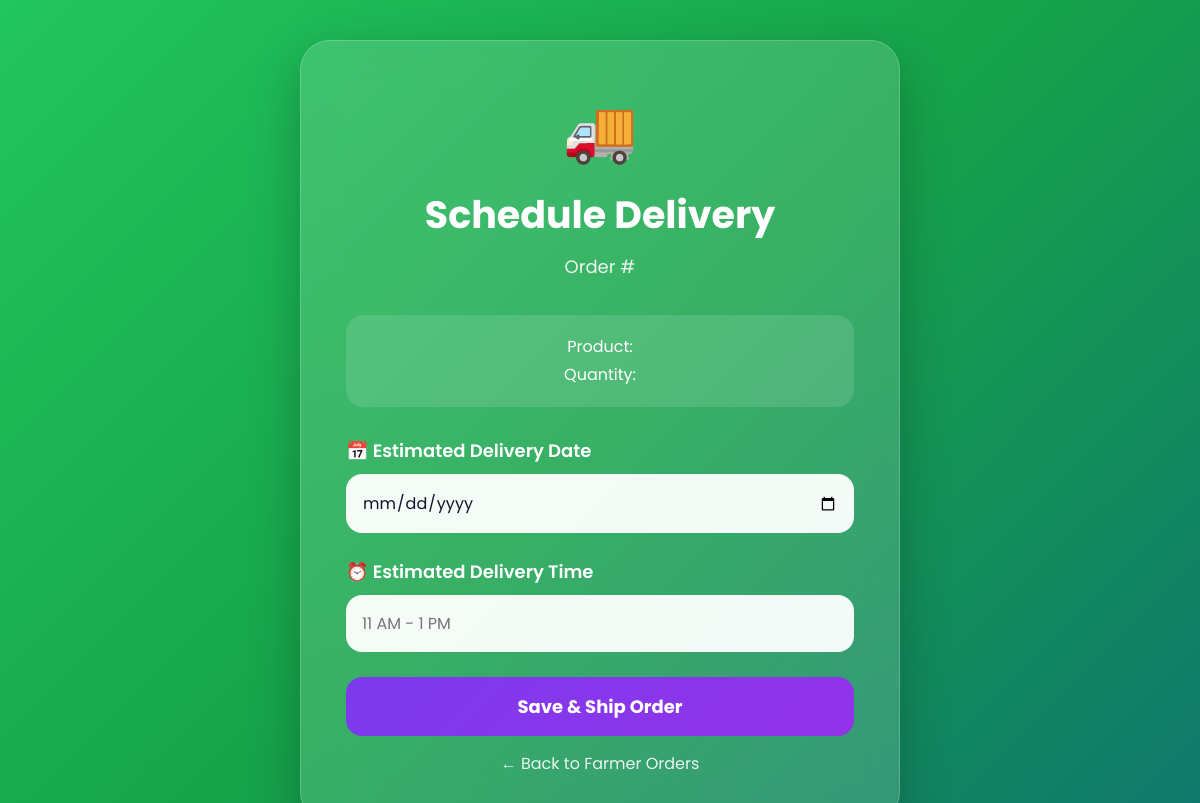
The page /ship-order/21 on the database as committed earlier.
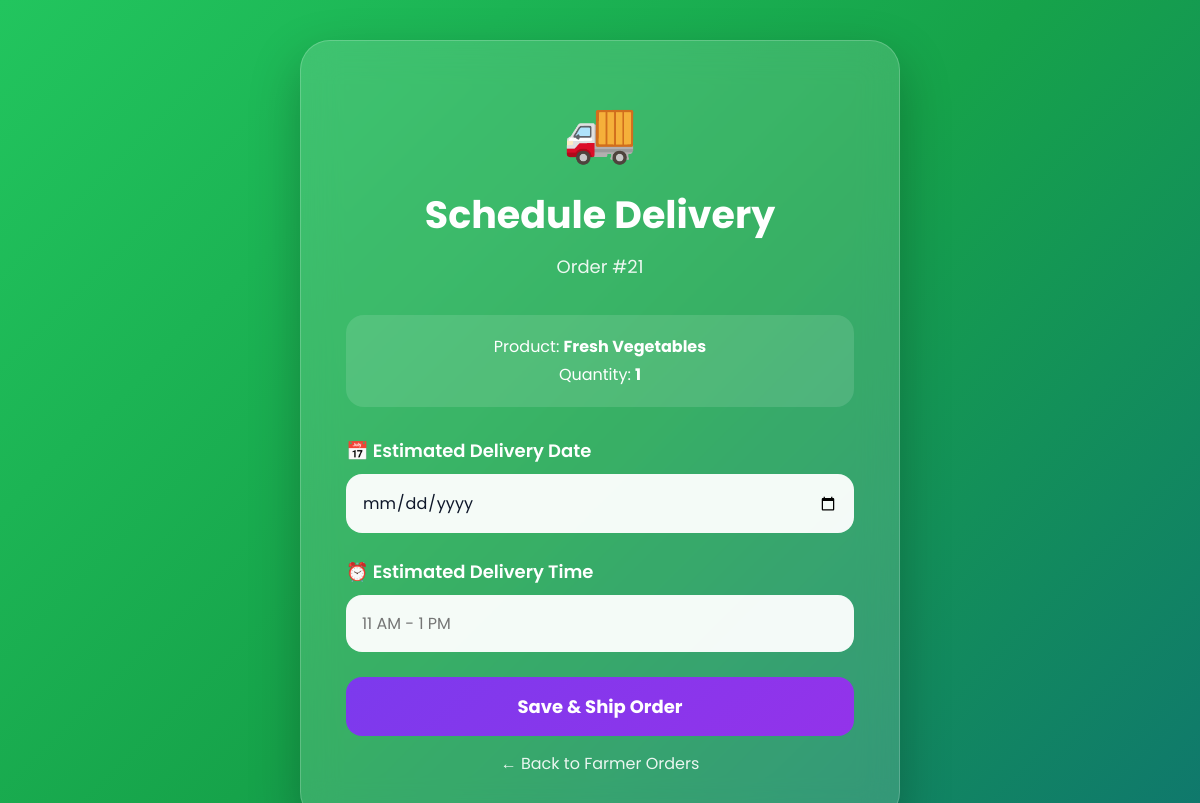
The same page on the database as committed later.
### tables this page shows
CREATE TABLE orders (

            id INTEGER PRIMARY KEY AUTOINCREMENT,

            buyer_id INTEGER,

            product_name TEXT NOT NULL,

            quantity INTEGER NOT NULL,

            total_price REAL NOT NULL,

            payment_method TEXT NOT NULL,

            status TEXT DEFAULT 'Paid',

            order_date TIMESTAMP DEFAULT CURRENT_TIMESTAMP

        , estimated_date TEXT, estimated_time TEXT, farmer_id INTEGER);

### app.py (the view, shortened to what this page needs)
@app.route("/ship-order/<int:order_id>", methods=["GET", "POST"])
def shipOrder(order_id):
    conn = get_db_connection()
    order = conn.execute(
        """
        SELECT *
        FROM orders
        WHERE id=?
        """,
        (order_id,)
    ).fetchone()
    conn.close()
    return render_template(
        "ship-order.html",
        order=order
    )

### db.py (called while the page is built)
def get_db_connection():
    conn = sqlite3.connect("database.db")
    conn.row_factory = sqlite3.Row
    return conn

### templates/ship-order.html (shortened to what this page needs)
<!DOCTYPE html>
<html lang="en">
<head>
</head>
<body>
<div class="box">
    <div class="icon">
        🚚
    </div>
    <h1>
        Schedule Delivery
    </h1>
    <div class="order-id">
        Order #{{ order.id }}
    </div>
    <div class="info-box">
        Product:
        <strong>
            {{ order.product_name }}
        </strong>
        <br>
        Quantity:
        <strong>
            {{ order.quantity }}
        </strong>
    </div>
    <form method="POST">
        <label>
            📅 Estimated Delivery Date
        </label>
        <input
            type="date"
            name="estimated_date"
            required
        >
        <label>
            ⏰ Estimated Delivery Time
        </label>
        <input
            type="text"
            name="estimated_time"
            placeholder="11 AM - 1 PM"
            required
        >
        <button type="submit">
            Save & Ship Order
        </button>
    </form>
    <a href="/farmer-orders.html" class="back-btn">
        ← Back to Farmer Orders
    </a>
</div>
</body>
</html>

Rows that differ between the two databases and show on the page:
added orders: id "21", product_name "Fresh Vegetables", quantity "1"
